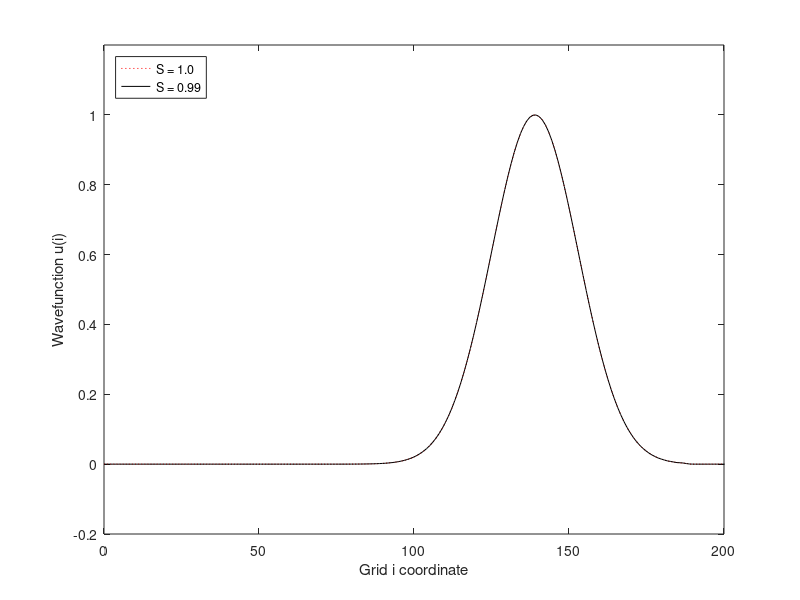

Here is the MATLAB script that generated this plot:
S = 1;
S1 = .99;

delta = 14;
mi = 50;

dx = 1;
dx1 = dx / S1;

x = 0:dx:200;
x1 = 0:dx1:200;

u = zeros(1, (200 / dx) + 1);
u1 = zeros(1, (200 / dx) + 1);

us = exp((-1 / 2) * ((x - mi) / delta).^2) ./ (delta * sqrt( 2 * pi));
us1 = exp((-1 / 2) * ((x - mi) / delta).^2) ./ (delta * sqrt( 2 * pi));

us = us / max(us);
us1 = us1 / max(us1);

u(1, 1) = us(1);
u1(1, 1) = us1(1);

n = 2;
n1 = 2;

while 1
    u(n, 1) = us(n);
    u1(n1, 1) = us1(n1);
    for i = 2:(200 / dx)
        u(n + 1, i) = (S^2 * (u(n, i + 1) - 2 *u(n, i) + u(n, i - 1))) + 2 * u(n, i) - u(n - 1, i);
    end
    for i = 2:(200 / dx1)
        u1(n1 + 1, i) = (S1^2 * (u1(n1, i + 1) - 2 *u1(n1, i) + u1(n1, i - 1))) + 2 * u1(n1, i) - u1(n1 - 1, i);
    end
    
    plot(x, u(n, :), 'r:', x / S1, u1(n1, :), 'black-')
    xlabel('Grid i coordinate')
    ylabel('Wavefunction u(i)')
    xticks([0 50 100 150 200])
    legend({'S = 1.0', 'S = 0.99'}, 'Location', 'northwest')
    
    axis([0 200 -0.2 1.2])
    
    if (n == 190 / dx)
        if (n1 >= (160 / dx) * S1)
            pause(1);
            break;
        else
            n1 = n1 - 1;
        end
    else
       n = n + 1;
       n1 = n1 + 1; 
    end
    pause(.01);
end
